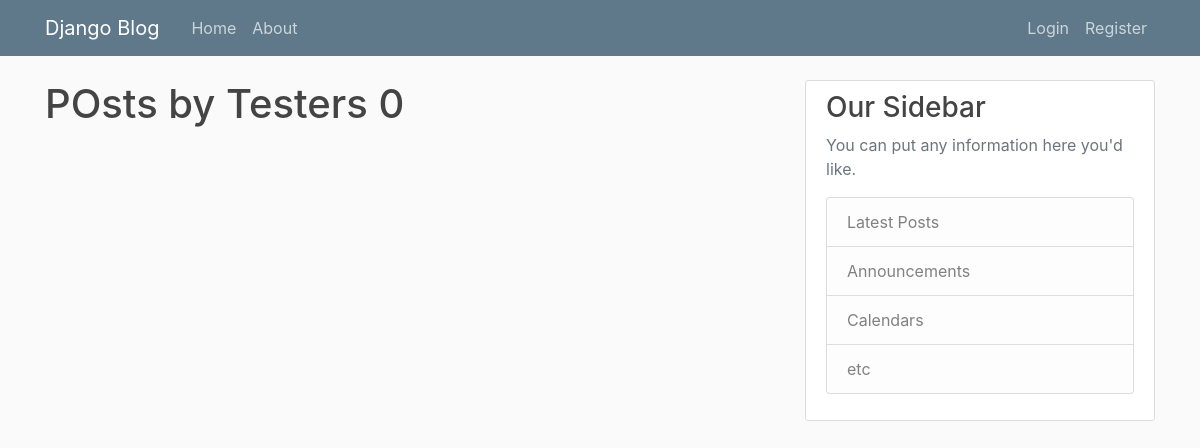
The page /user/Testers on the database as committed earlier.
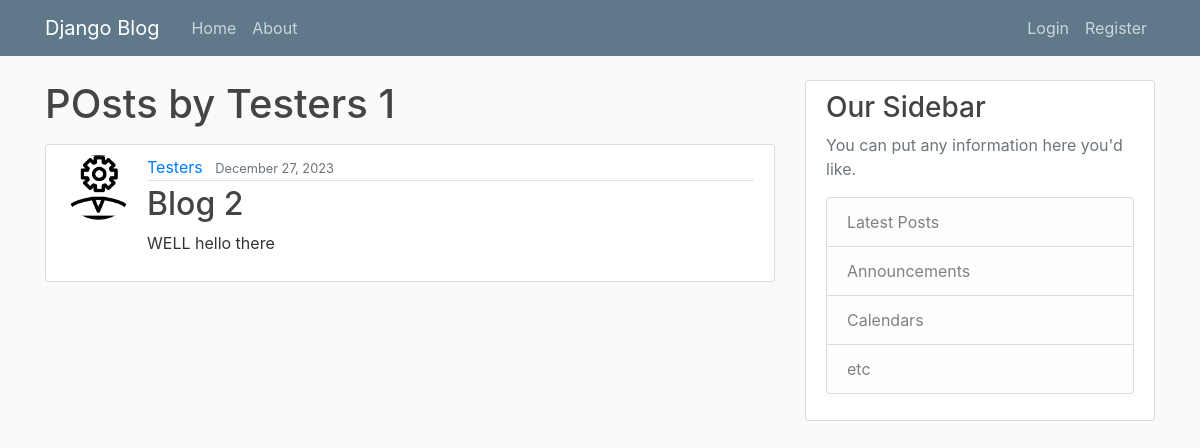
The same page on the database as committed later.
### blog/models.py (models this page shows, shortened)
class Post(models.Model):
    title=models.CharField(max_length=100)
    content=models.TextField()
    date_posted=models.DateTimeField(default=timezone.now)
    author=models.ForeignKey(User, on_delete=models.CASCADE)

### users/models.py (models this page shows, shortened)
class Profile(models.Model):
    user = models.OneToOneField(User,on_delete=models.CASCADE)
    image=models.ImageField(default='default.jpg', upload_to='profile_pics')

### blog/views.py (the view)
# urls.py: path('user/<str:username>', UserPostListView.as_view(), name='user-posts'),
class UserPostListView(ListView):
    model=Post
    template_name='blog/user_posts.html'
    context_object_name='posts'
    paginate_by=5
    def get_queryset(self):
        user=get_object_or_404(User, username=self.kwargs.get('username'))
        return Post.objects.filter(author=user).order_by('-date_posted')

### blog/templates/blog/user_posts.html (shortened to what this page needs)
{% extends 'blog/base.html'%}
{% block content %}
    <h1 class="mb-3">POsts by {{ view.kwargs.username }} {{page_obj.paginator.count }}</h1>
    {% for post in posts%}
        <article class="media content-section">
            <img class="rounded-circle article-img" src="{{post.author.profile.image.url}}" alt="">
        <div class="media-body">
            <div class="article-metadata">
            <a class="mr-2" href="{% url 'user-posts' post.author.username%}">{{ post.author }}</a>
            <small class="text-muted">{{ post.date_posted|date:"F d, Y" }}</small>
            </div>
            <h2><a class="article-title" href="{% url 'post-detail' post.id %}">{{ post.title }}</a></h2>
            <p class="article-content">{{ post.content }}</p>
        </div>
        </article>
    {% endfor %}
{% endblock %}

Rows that differ between the two databases and show on the page:
now on this page (row edited): Post: author.profile.image (placeholder picture), author "Testers", date_posted "December 27, 2023", title "Blog 2", content "WELL hello there"
Other text that changed with them:
{{ page_obj.paginator.count }}: "0" → "1"
